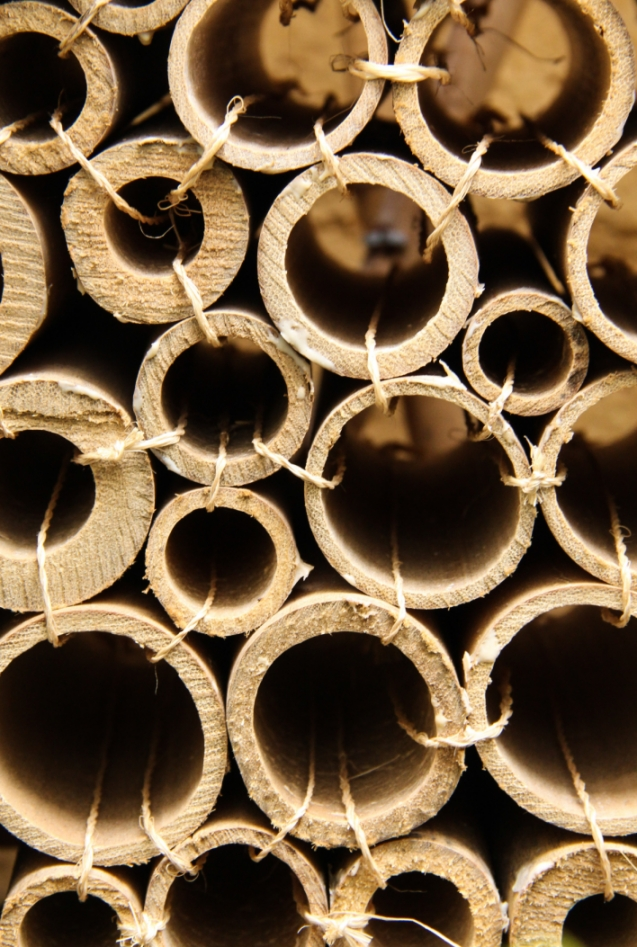
//> input picture h_circles/test2.jpg, 637 x 947 px
$ ./main   (built with g++ and OpenCV 4)
//> lines starting //> are read from the running program, lines starting //| are printed output that depends on the picture; after the words box and inside, x2 and y2 are one past the last pixel; in counts of white or black regions, pixels touching at a corner belong together
#include <opencv2/opencv.hpp>
#include <iostream>

using namespace std;
using namespace cv;


int main()
{
    namedWindow("input", WINDOW_KEEPRATIO);

    Mat img = imread("test2.jpg");
//> img is the input picture: 947 rows x 637 cols, CV_8UC3; mean B, G, R 66.1, 94.4, 118.3
    Mat grayimg = img.clone();
    cv::cvtColor(img, grayimg, COLOR_BGR2GRAY);
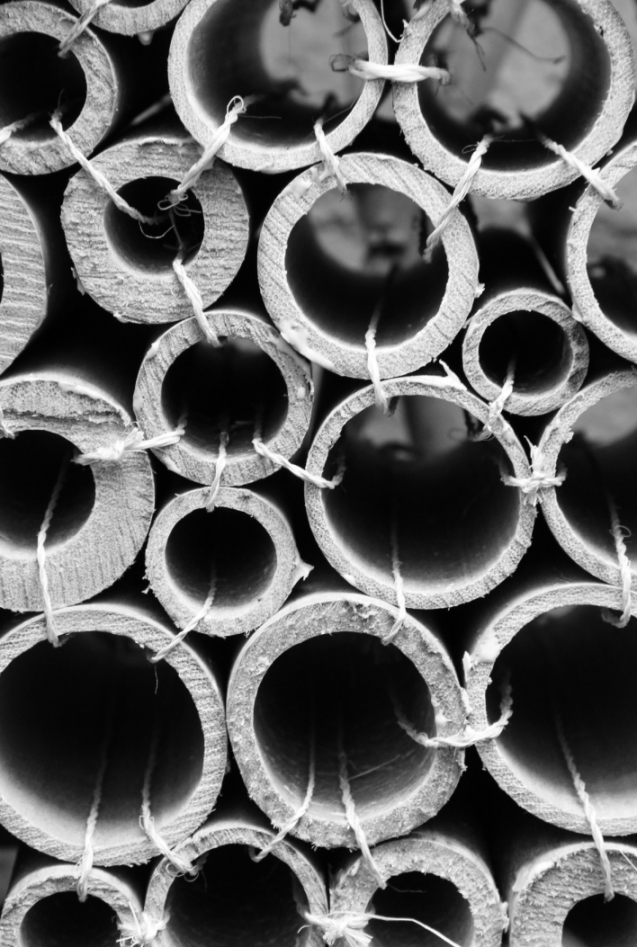
//> grayimg: 947 rows x 637 cols, CV_8UC1; min 0, max 255, mean 98.3

    vector<Vec3f> circles;
    HoughCircles(grayimg, circles, HOUGH_GRADIENT, 1, 100, 100, 50, 30, 80);
//> circles = 6 circles (x, y, radius): [220.5, 559.5, 76.1], [143.5, 217.5, 78.3], [214.5, 392.5, 79.4], [528.5, 354.5, 60.7], [94.5, 499.5, 41.9], [240.5, 261.5, 32]

    for(int i=0; i<circles.size(); i++)
    {
        stringstream str;
        str << "Id: " << i;

        Point pt(circles.at(i)[0], circles.at(i)[1]);
        circle(img, pt, circles.at(i)[2], Scalar(0,0,255), 3, LINE_AA);
        circle(img, pt, 2, Scalar(0,0,0), 3, LINE_AA);

        putText(img, str.str(), pt, FONT_HERSHEY_DUPLEX, 1, Scalar(0,0,0), 2);
    }
//> this loop made 6 passes
//> pt on passes 1 to 6: Point(220, 559), Point(143, 217), Point(214, 392), Point(528, 354), Point(94, 499), Point(240, 261)
//> pass 1, `putText(img, str.str(), pt, FONT_HERSHEY_DUPLEX, 1, Scalar(0,0,0), 2);`:
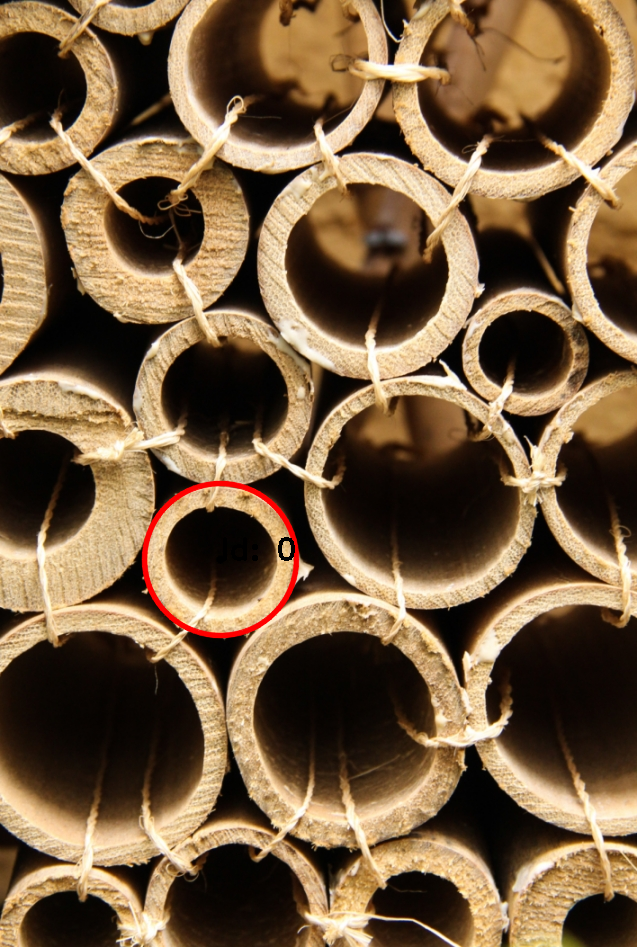
//> img: 947 rows x 637 cols, CV_8UC3; 0.63% of pixels changed, all inside (x1, y1, x2, y2) = (141, 480, 300, 639)
//> pass 2, `putText(img, str.str(), pt, FONT_HERSHEY_DUPLEX, 1, Scalar(0,0,0), 2);`:
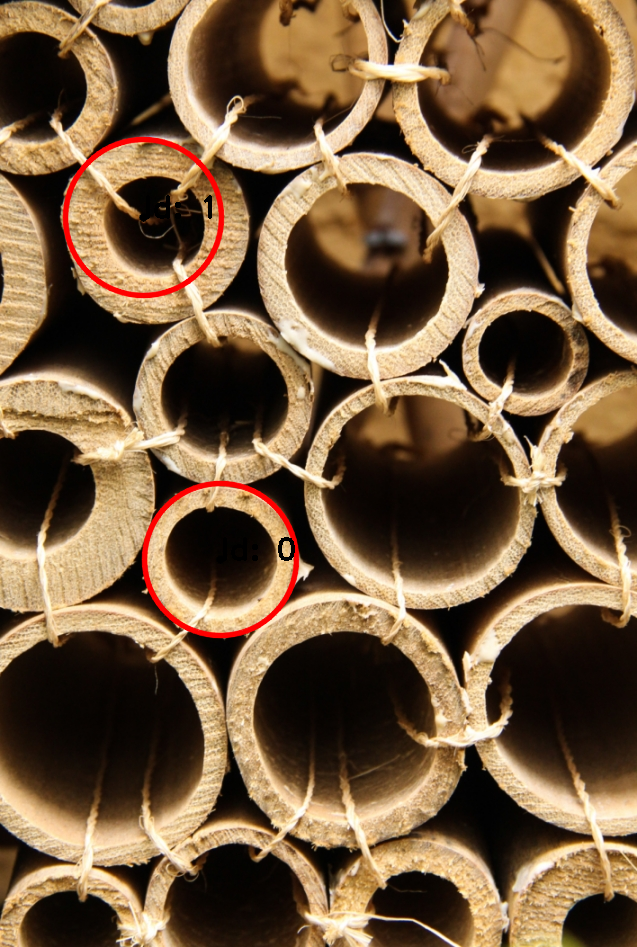
//> img: 947 rows x 637 cols, CV_8UC3; 0.64% of pixels changed, all inside (x1, y1, x2, y2) = (62, 136, 225, 299)
//> pass 3, `putText(img, str.str(), pt, FONT_HERSHEY_DUPLEX, 1, Scalar(0,0,0), 2);`:
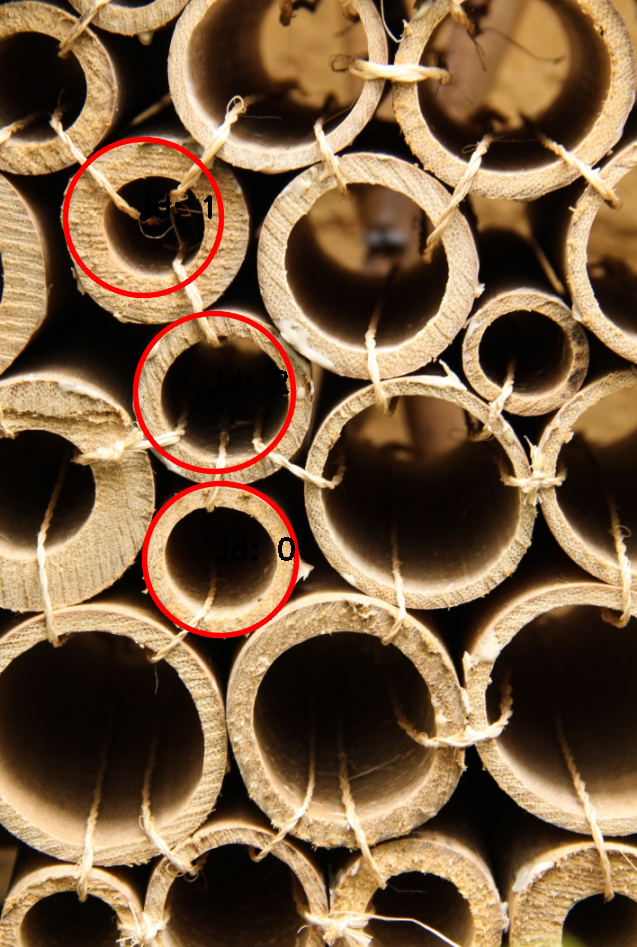
//> img: 947 rows x 637 cols, CV_8UC3; 0.66% of pixels changed, all inside (x1, y1, x2, y2) = (132, 310, 297, 475)
//> after the loop:
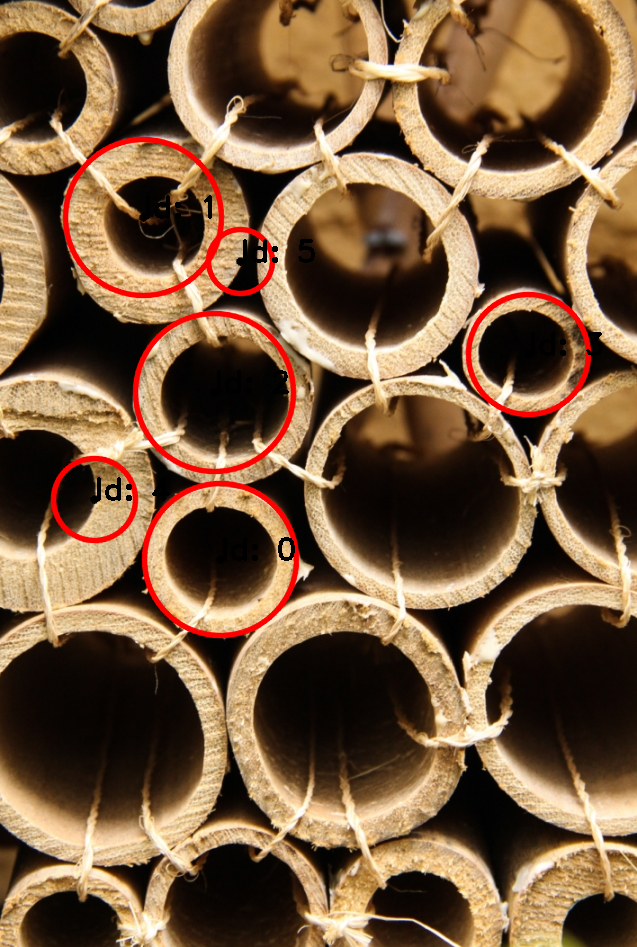
//> img: 947 rows x 637 cols, CV_8UC3; 1.22% of pixels changed, all inside (x1, y1, x2, y2) = (50, 226, 603, 544)

    for(size_t i=0; i<circles.size(); i++) {
        for(size_t j=0; j<circles.size(); j++) {
            Point pt1(circles.at(i)[0], circles.at(i)[1]);
            Point pt2(circles.at(j)[0], circles.at(j)[1]);
            line(img, pt1, pt2, Scalar(128, 128, 128), 2);
        }
    }
//> this loop made 6 passes
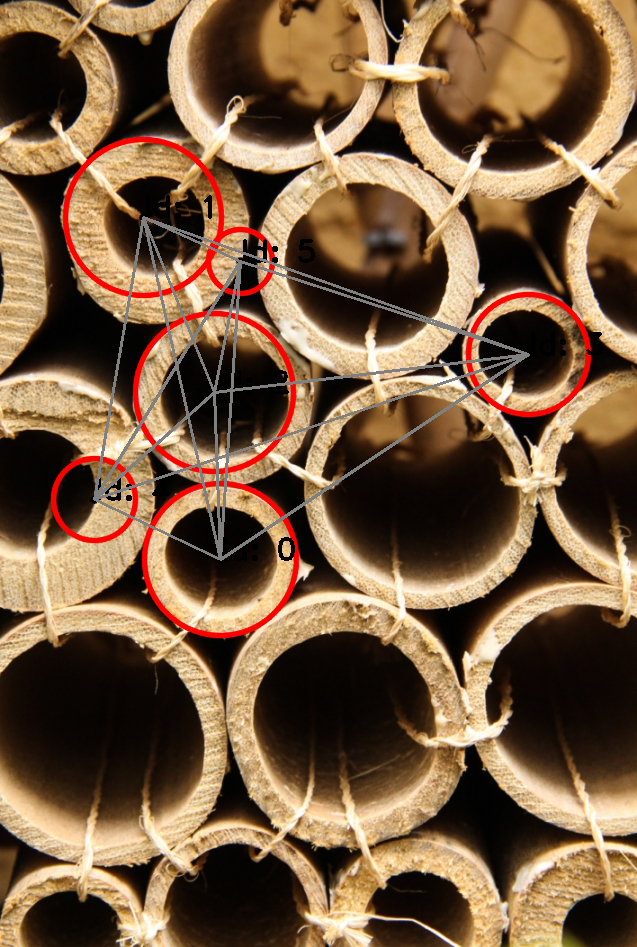
//> img: 947 rows x 637 cols, CV_8UC3; 1.84% of pixels changed, all inside (x1, y1, x2, y2) = (93, 216, 530, 561)

    imshow("input", img);
    waitKey(0);
}

$ run again, with h_circles/coins.png saved as h_circles/test2.jpg
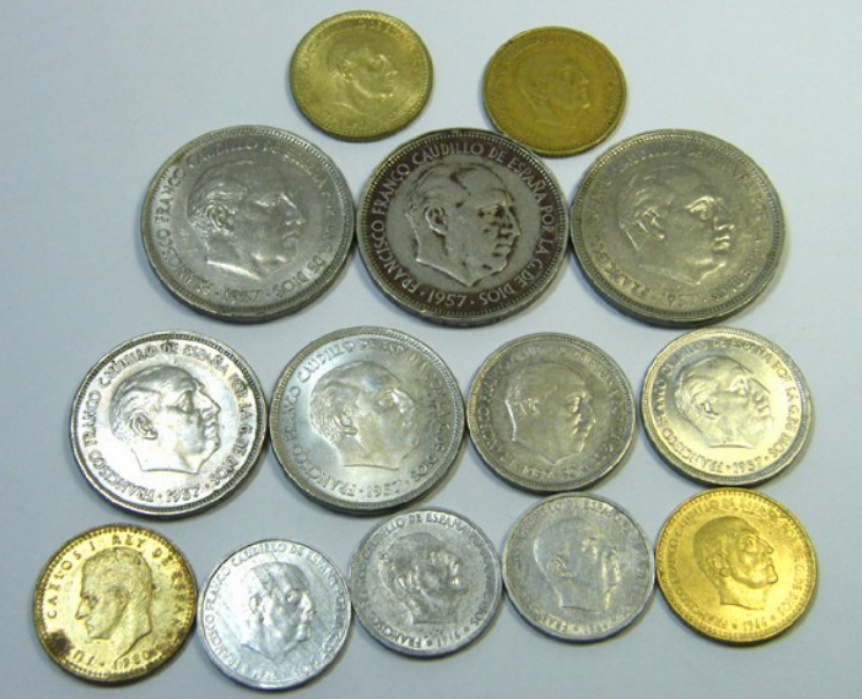
//> input picture h_circles/coins.png, 862 x 699 px
//> img is the input picture: 699 rows x 862 cols, CV_8UC3; mean B, G, R 151.7, 169.6, 160.5
//> `cv::cvtColor(img, grayimg, COLOR_BGR2GRAY);`:
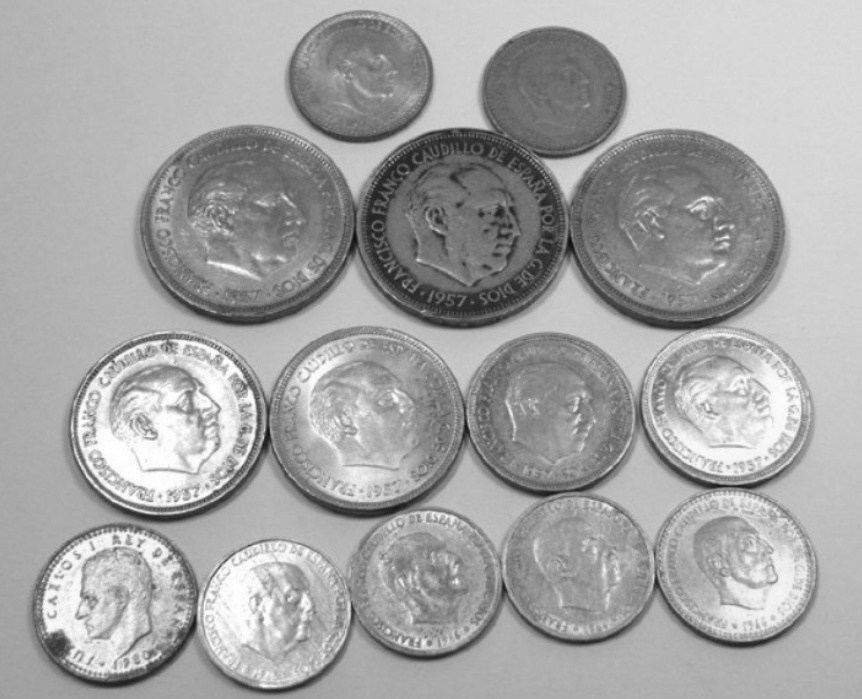
//> grayimg: 699 rows x 862 cols, CV_8UC1; min 12, max 255, mean 164.9
//> circles = 13 circles (x, y, radius), first 12: [715.5, 401.5, 73.9], [734.5, 562.5, 76.1], [121.5, 602.5, 79.4], [546.5, 416.5, 79.4], [271.5, 612.5, 75], [425.5, 580.5, 75], [176.5, 418.5, 79.4], [573.5, 563.5, 68.4], [550.5, 98.5, 72.8], [352.5, 407.5, 78.3], [464.5, 230.5, 79.4], [354.5, 77.5, 65.1]
//> the loop `for(int i=0; i<circles.size(); i++)` made 13 passes
//> pt on passes 1 to 8: Point(715, 401), Point(734, 562), Point(121, 602), Point(546, 416), Point(271, 612), Point(425, 580), Point(176, 418), Point(573, 563)
//> the loop `for(size_t i=0; i<circles.size(); i++)` made 13 passes
//> after the loop `for(size_t i=0; i<circles.size(); i++)`:
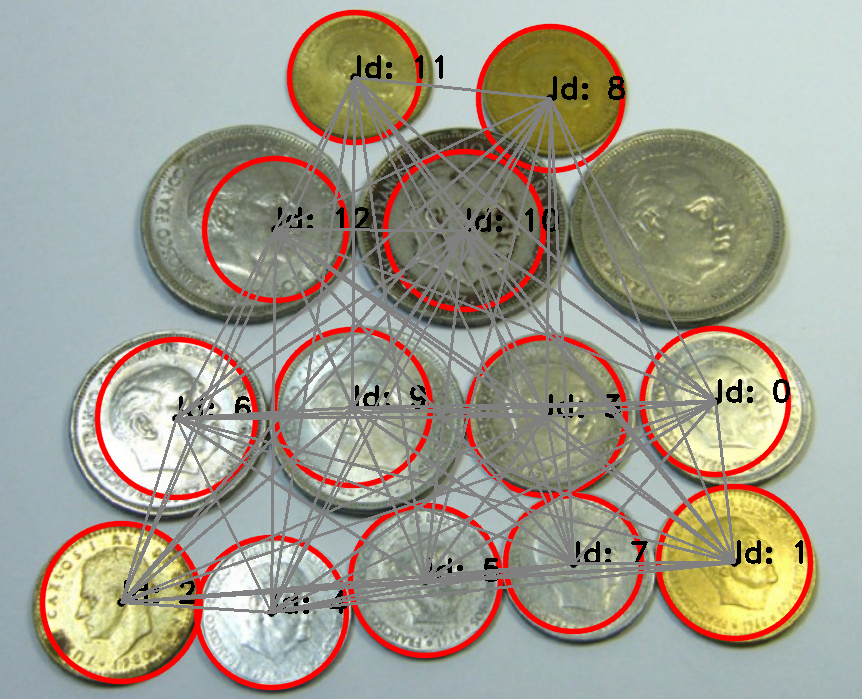
//> img: 699 rows x 862 cols, CV_8UC3; mean B, G, R 144.6, 158.5, 162
